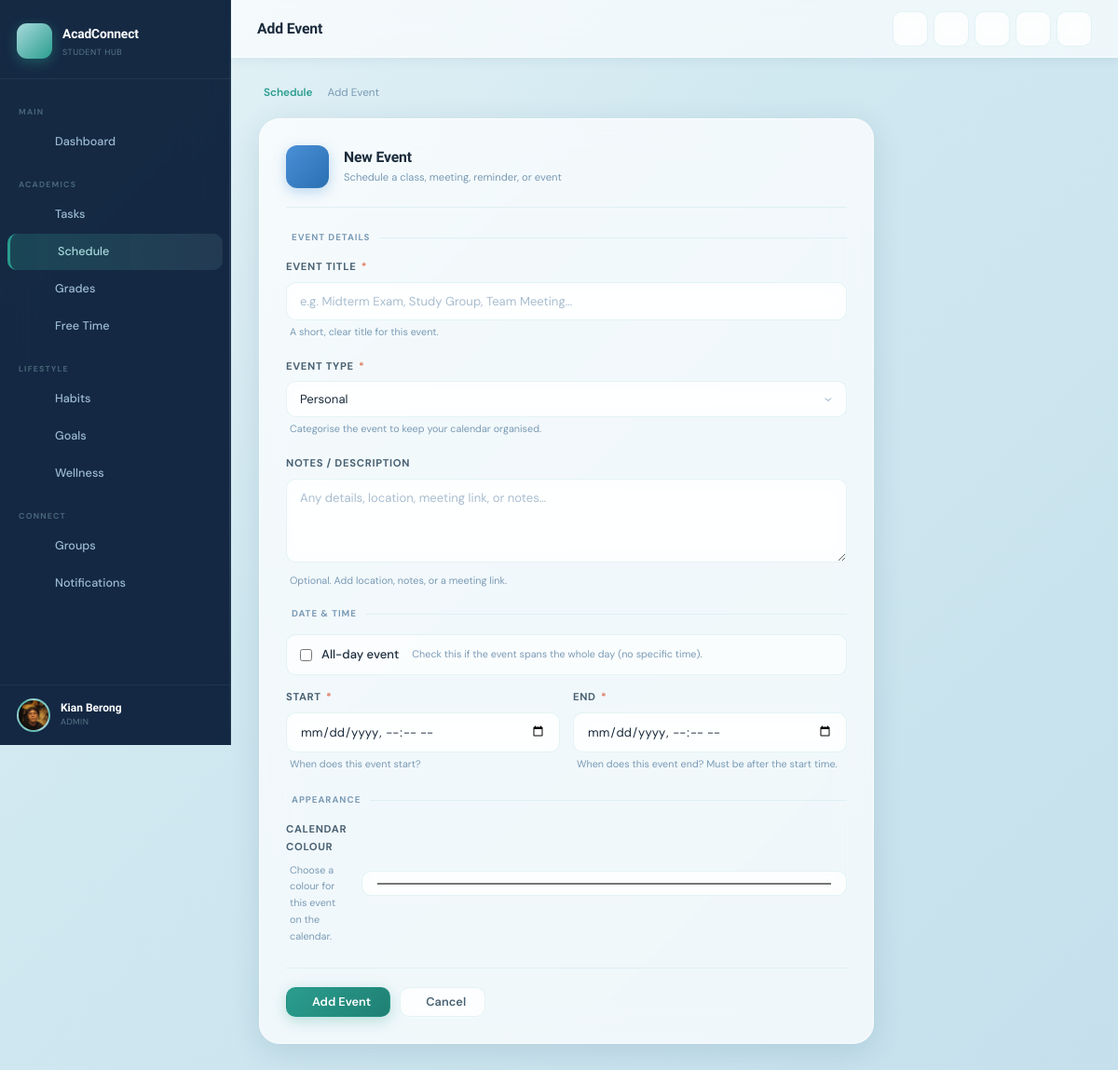
Page /schedule/event/create/ (signed in) on the committed database.
### apps/accounts/models.py (models this page shows, shortened)
class User(AbstractUser):
    ROLE_CHOICES = [
        ('student', 'Student'),
        ('professor', 'Professor'),
        ('admin', 'Admin'),
    ]
    role = models.CharField(max_length=20, choices=ROLE_CHOICES, default='student')
    profile_photo = models.ImageField(upload_to='profiles/', blank=True, null=True)
    bio = models.TextField(blank=True)
    semester = models.CharField(max_length=20, blank=True)
    gpa_threshold = models.FloatField(default=2.0, help_text="Alert if GPA falls below this value")
    stress_level = models.IntegerField(default=5, help_text="1-10 scale")
    dark_mode = models.BooleanField(default=False)
    is_email_verified = models.BooleanField(default=False)
    email = models.EmailField(unique=True, blank=False)
    @property
    def full_name(self):
        return f"{self.first_name} {self.last_name}".strip() or self.username

### apps/schedule/views.py (the view)
# urls.py: path('event/create/', views.event_create, name='event_create'),
@login_required
def event_create(request):
    if request.method == 'POST':
        form = EventForm(request.POST)
        if form.is_valid():
            event = form.save(commit=False)
            event.user = request.user
            event.save()
            messages.success(request, f"Event '{event.title}' added! 📅")
            return redirect('schedule:calendar')
    else:
        form = EventForm()
    return render(request, 'schedule/event_form.html', {'form': form, 'action': 'Add'})

### templates/schedule/event_form.html (shortened to what this page needs)
{% extends 'base.html' %}
{% block page_title %}{{ action }} Event{% endblock %}
{% block content %}
<div class="form-page-wrap">
  <div class="form-breadcrumb">
    <a href="{% url 'schedule:calendar' %}" class="breadcrumb-link">
       Schedule
    </a>
    <span>{{ action }} Event</span>
  </div>
  <div class="form-card">
    <div class="form-card-header">
      <div class="form-card-icon icon-blue">
      </div>
      <div>
        <h2 class="form-card-title">{% if action == 'Add' %}New Event{% else %}Edit Event{% endif %}</h2>
        <p class="form-card-sub">{% if action == 'Add' %}Schedule a class, meeting, reminder, or event{% else %}Update this event's details{% endif %}</p>
      </div>
    </div>
    <form method="post" novalidate>
      <div class="form-section">
        <div class="form-section-label"> Event Details</div>
        <div class="form-group">
          <label class="form-label" for="{{ form.title.id_for_label }}">
            Event Title <span class="required-dot">*</span>
          </label>
          {{ form.title }}
          <div class="form-hint"> {{ form.title.help_text }}</div>
        </div>
        <div class="form-group">
          <label class="form-label" for="{{ form.event_type.id_for_label }}">
            Event Type <span class="required-dot">*</span>
          </label>
          {{ form.event_type }}
          <div class="form-hint"> {{ form.event_type.help_text }}</div>
        </div>
        <div class="form-group">
          <label class="form-label" for="{{ form.description.id_for_label }}">Notes / Description</label>
          {{ form.description }}
          <div class="form-hint"> {{ form.description.help_text }}</div>
        </div>
      </div>
      <div class="form-section">
        <div class="form-section-label"> Date &amp; Time</div>
        <div class="form-group" style="display:flex;align-items:center;gap:10px;padding:10px 14px;background:var(--glass-bg);border:1px solid var(--border-color);border-radius:var(--radius-sm);margin-bottom:14px;">
          {{ form.all_day }}
          <label for="{{ form.all_day.id_for_label }}" style="cursor:pointer;font-size:0.875rem;font-weight:500;color:var(--text-primary);margin:0;">
            All-day event
          </label>
          <span style="font-size:0.72rem;color:var(--text-muted);margin-left:4px;">{{ form.all_day.help_text }}</span>
        </div>
        <div class="grid grid-2" style="gap:14px;">
          <div class="form-group">
            <label class="form-label" for="{{ form.start_datetime.id_for_label }}">
              Start <span class="required-dot">*</span>
            </label>
            {{ form.start_datetime }}
            <div class="form-hint"> {{ form.start_datetime.help_text }}</div>
          </div>
          <div class="form-group">
            <label class="form-label" for="{{ form.end_datetime.id_for_label }}">
              End <span class="required-dot">*</span>
            </label>
            {{ form.end_datetime }}
            <div class="form-hint"> {{ form.end_datetime.help_text }}</div>
          </div>
        </div>
      </div>
      <div class="form-section">
        <div class="form-section-label"> Appearance</div>
        <div class="form-group" style="display:flex;align-items:center;gap:16px;">
          <div style="flex:1;">
            <label class="form-label" for="{{ form.color.id_for_label }}">Calendar Colour</label>
            <div class="form-hint"> {{ form.color.help_text }}</div>
          </div>
          {{ form.color }}
        </div>
      </div>
      <div class="form-actions">
        <button type="submit" class="btn btn-primary" id="save-event-btn">
          {{ action }} Event
        </button>
        <a href="{% url 'schedule:calendar' %}" class="btn btn-secondary">
           Cancel
        </a>
      </div>
    </form>
  </div>
</div>
{% endblock %}

### templates/base.html (shortened to what this page needs)
{% load static %}
<!DOCTYPE html>
<html lang="en"
  data-theme="{% if request.user.is_authenticated and request.user.dark_mode %}dark{% else %}light{% endif %}">
<head>
  <link rel="stylesheet" href="{% static 'css/main.css' %}">
  <link rel="stylesheet" href="{% static 'css/features.css' %}">
  <link rel="stylesheet" href="https://cdn.jsdelivr.net/npm/@phosphor-icons/web@2.1.1/src/regular/style.css">
  <link href="https://cdn.jsdelivr.net/npm/fullcalendar@6.1.10/index.global.min.css" rel="stylesheet">
</head>
<body>
  {% if request.user.is_authenticated %}
  <div class="app-wrapper">
    <aside class="sidebar" id="app-sidebar">
      <div class="sidebar-header">
        <a href="{% url 'dashboard:home' %}" class="sidebar-brand">
          <div class="brand-icon"></div>
          <div>
            <span class="brand-name">AcadConnect</span>
            <span class="brand-sub">Student Hub</span>
          </div>
        </a>
      </div>
      <nav class="sidebar-nav">
        <div class="nav-section-label">Main</div>
        <a href="{% url 'dashboard:home' %}"
          class="nav-link {% if request.resolver_match.namespace == 'dashboard' %}active{% endif %}">
          <span>Dashboard</span>
        </a>
        <div class="nav-section-label">Academics</div>
        <a href="{% url 'tasks:list' %}"
          class="nav-link {% if request.resolver_match.namespace == 'tasks' %}active{% endif %}">
          <span>Tasks</span>
        </a>
        <a href="{% url 'schedule:calendar' %}"
          class="nav-link {% if request.resolver_match.namespace == 'schedule' and request.resolver_match.url_name != 'free_time' %}active{% endif %}">
          <span>Schedule</span>
        </a>
        <a href="{% url 'grades:dashboard' %}"
          class="nav-link {% if request.resolver_match.namespace == 'grades' %}active{% endif %}">
          <span>Grades</span>
        </a>
        <a href="{% url 'schedule:free_time' %}"
          class="nav-link {% if request.resolver_match.namespace == 'schedule' and request.resolver_match.url_name == 'free_time' %}active{% endif %}">
          <span>Free Time</span>
        </a>
        <div class="nav-section-label">Lifestyle</div>
        <a href="{% url 'habits:habits' %}"
          class="nav-link {% if request.resolver_match.namespace == 'habits' and request.resolver_match.url_name == 'habits' %}active{% endif %}">
          <span>Habits</span>
        </a>
        <a href="{% url 'habits:goals' %}"
          class="nav-link {% if request.resolver_match.namespace == 'habits' and request.resolver_match.url_name != 'habits' %}active{% endif %}">
          <span>Goals</span>
        </a>
        <a href="{% url 'wellness:hub' %}"
          class="nav-link {% if request.resolver_match.namespace == 'wellness' %}active{% endif %}">
          <span>Wellness</span>
        </a>
        <div class="nav-section-label">Connect</div>
        <a href="{% url 'collaboration:list' %}"
          class="nav-link {% if request.resolver_match.namespace == 'collaboration' %}active{% endif %}">
          <span>Groups</span>
        </a>
        <a href="{% url 'notifications:center' %}"
          class="nav-link {% if request.resolver_match.namespace == 'notifications' %}active{% endif %}">
          <span>Notifications</span>
        </a>
      </nav>
      <div class="sidebar-footer">
        <div class="user-mini">
          <div class="user-avt">
            {% if request.user.profile_photo %}
            <img src="{{ request.user.profile_photo.url }}" alt="{{ request.user.username }}">
            {% else %}
            {{ request.user.username|first|upper }}
            {% endif %}
          </div>
          <div>
            <div class="user-name">{{ request.user.full_name }}</div>
            <div class="user-role">{{ request.user.get_role_display }}</div>
          </div>
        </div>
      </div>
    </aside>
    <div class="main-content">
      <header class="topbar">
        <div class="topbar-left">
          <span class="topbar-title">{% block page_title %}Dashboard{% endblock %}</span>
        </div>
        <div class="topbar-actions">
          <a href="{% url 'tasks:create' %}" class="topbar-btn" title="Add Task">
          </a>
          <a href="{% url 'notifications:center' %}" class="topbar-btn" title="Notifications">
          </a>
          <button class="topbar-btn" id="theme-toggle-btn" title="Toggle theme" aria-label="Toggle dark/light mode">
          </button>
          <a href="{% url 'accounts:profile' %}" class="topbar-btn" title="Profile">
          </a>
          <a href="{% url 'accounts:logout' %}" class="topbar-btn" title="Logout">
          </a>
        </div>
      </header>
      <main class="page-content fade-in">
        {% block content %}{% endblock %}
      </main>
    </div>
  </div>
  {% else %}
  {% block auth_content %}{% endblock %}
  {% endif %}
</body>
</html>

### static/css/features.css (style rules this page uses)
:root { --lp-text: rgba(200,224,239,0.88); --lp-text-muted: rgba(200,224,239,0.55); --lp-text-faint: rgba(200,224,239,0.35); --lp-heading: #ffffff; --lp-eyebrow: #2A9D8F; --lp-border: rgba(168,218,220,0.18); --lp-border-hover: rgba(168,218,220,0.45); --lp-surface: rgba(255,255,255,0.04); --lp-surface-hover: rgba(168,218,220,0.08); --lp-card-bg: rgba(10,20,40,0.85); --lp-nav-scrolled: rgba(10,14,26,0.88); --lp-nav-border: rgba(168,218,220,0.12); --lp-mobile-bg: rgba(10,14,26,0.97); --lp-stats-bg: rgba(255,255,255,0.05); --lp-section-dark: rgba(0,0,0,0.25); --lp-section-alt: rgba(13,59,102,0.2); --lp-pill-bg: rgba(168,218,220,0.08); --lp-pill-hover: rgba(168,218,220,0.18); --lp-pill-icon: #A8DADC; --lp-pill-text: rgba(200,224,239,0.88); --lp-pill-hint: rgba(168,218,220,0.4); --lp-footer-bg: rgba(7,13,24,0.95); --lp-footer-text: rgba(200,224,239,0.5); --lp-footer-muted: rgba(200,224,239,0.3); --lp-footer-border: rgba(168,218,220,0.1); --lp-step-bg: rgba(255,255,255,0.04); --lp-step-hover: rgba(168,218,220,0.07); --lp-step-num: rgba(168,218,220,0.1); --lp-step-text: rgba(200,224,239,0.6); --lp-trust-bg: rgba(255,255,255,0.05); --lp-trust-hover: rgba(168,218,220,0.08); --lp-trust-text: rgba(200,224,239,0.6); --lp-vc-task-color: rgba(200,224,239,0.8); --lp-vc-bar-bg: rgba(168,218,220,0.1); --lp-ghost-border: rgba(168,218,220,0.3); --lp-ghost-color: rgba(200,224,239,0.85); --lp-ghost-hover: rgba(168,218,220,0.08); --lp-hamburger: rgba(200,224,239,0.8); }
[data-theme="light"] { --lp-text: #2d4a5e; --lp-text-muted: #4A6274; --lp-text-faint: #7A9AB5; --lp-heading: #0D3B66; --lp-eyebrow: #2A9D8F; --lp-border: rgba(13,59,102,0.14); --lp-border-hover: rgba(42,157,143,0.4); --lp-surface: rgba(255,255,255,0.75); --lp-surface-hover: rgba(42,157,143,0.06); --lp-card-bg: rgba(255,255,255,0.92); --lp-nav-scrolled: rgba(240,244,248,0.95); --lp-nav-border: rgba(13,59,102,0.1); --lp-mobile-bg: rgba(240,244,248,0.98); --lp-stats-bg: rgba(255,255,255,0.8); --lp-section-dark: rgba(13,59,102,0.05); --lp-section-alt: rgba(42,157,143,0.05); --lp-pill-bg: rgba(42,157,143,0.07); --lp-pill-hover: rgba(42,157,143,0.14); --lp-pill-icon: #2A9D8F; --lp-pill-text: #1A2B3C; --lp-pill-hint: rgba(42,157,143,0.6); --lp-footer-bg: #0D3B66; --lp-footer-text: rgba(200,224,239,0.75); --lp-footer-muted: rgba(200,224,239,0.45); --lp-footer-border: rgba(168,218,220,0.2); --lp-step-bg: rgba(255,255,255,0.8); --lp-step-hover: rgba(42,157,143,0.06); --lp-step-num: rgba(13,59,102,0.08); --lp-step-text: #4A6274; --lp-trust-bg: rgba(255,255,255,0.8); --lp-trust-hover: rgba(42,157,143,0.06); --lp-trust-text: #4A6274; --lp-vc-task-color: #4A6274; --lp-vc-bar-bg: rgba(13,59,102,0.1); --lp-ghost-border: rgba(13,59,102,0.25); --lp-ghost-color: #1A2B3C; --lp-ghost-hover: rgba(13,59,102,0.06); --lp-hamburger: #1A2B3C; }

### rows in the picture
User: user.profile_photo (picture), user.full_name "Kian Berong", user.role "ADMIN"

### other values in the picture
{{ action }} "Add"
